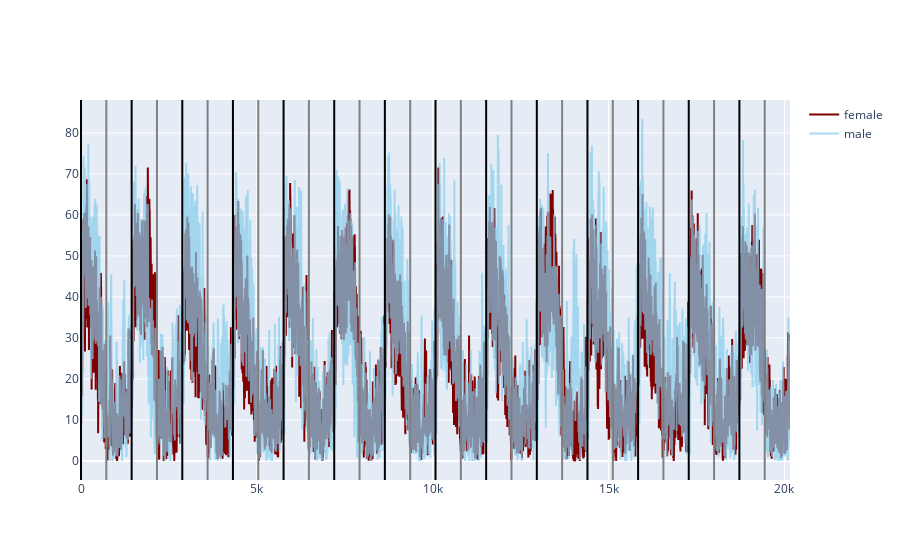

Notebook code cell kept with this figure:
### Code cell
fig = go.Figure()
fig.add_trace(go.Scatter(y = avg_act_f['value'], name = 'female', line_color = 'maroon', opacity = 1))
fig.add_trace(go.Scatter(y = avg_act_m['value'], name = 'male', line_color = 'skyblue', opacity = .7))

total_mins = df['mins'].nunique()
light_times = range(0, total_mins, 720)
for i in range(len(light_times)):
    if i % 2 == 0:
        color = 'black'
    else:
        color = 'grey'
    fig.add_vline(x = light_times[i], line_color = color)

fig.show()

### Figure 1 — Plotly figure (JSON) as saved in the notebook; plotly's stock layout.template omitted (floating-point values rounded to 4 significant figures; data arrays with more than 128 entries replaced by an {"elided": "..."} marker saying what was removed)
{"data": [{"line": {"color": "maroon"}, "name": "female", "opacity": 1, "type": "scatter", "y": {"elided": "20160 float values"}}, {"line": {"color": "skyblue"}, "name": "male", "opacity": 0.7, "type": "scatter", "y": {"elided": "20160 float values"}}], "layout": {"shapes": [{"line": {"color": "black"}, "type": "line", "x0": 0, "x1": 0, "xref": "x", "y0": 0, "y1": 1, "yref": "y domain"}, {"line": {"color": "grey"}, "type": "line", "x0": 720, "x1": 720, "xref": "x", "y0": 0, "y1": 1, "yref": "y domain"}, {"line": {"color": "black"}, "type": "line", "x0": 1440, "x1": 1440, "xref": "x", "y0": 0, "y1": 1, "yref": "y domain"}, {"line": {"color": "grey"}, "type": "line", "x0": 2160, "x1": 2160, "xref": "x", "y0": 0, "y1": 1, "yref": "y domain"}, {"line": {"color": "black"}, "type": "line", "x0": 2880, "x1": 2880, "xref": "x", "y0": 0, "y1": 1, "yref": "y domain"}, {"line": {"color": "grey"}, "type": "line", "x0": 3600, "x1": 3600, "xref": "x", "y0": 0, "y1": 1, "yref": "y domain"}, {"line": {"color": "black"}, "type": "line", "x0": 4320, "x1": 4320, "xref": "x", "y0": 0, "y1": 1, "yref": "y domain"}, {"line": {"color": "grey"}, "type": "line", "x0": 5040, "x1": 5040, "xref": "x", "y0": 0, "y1": 1, "yref": "y domain"}, {"line": {"color": "black"}, "type": "line", "x0": 5760, "x1": 5760, "xref": "x", "y0": 0, "y1": 1, "yref": "y domain"}, {"line": {"color": "grey"}, "type": "line", "x0": 6480, "x1": 6480, "xref": "x", "y0": 0, "y1": 1, "yref": "y domain"}, {"line": {"color": "black"}, "type": "line", "x0": 7200, "x1": 7200, "xref": "x", "y0": 0, "y1": 1, "yref": "y domain"}, {"line": {"color": "grey"}, "type": "line", "x0": 7920, "x1": 7920, "xref": "x", "y0": 0, "y1": 1, "yref": "y domain"}, {"line": {"color": "black"}, "type": "line", "x0": 8640, "x1": 8640, "xref": "x", "y0": 0, "y1": 1, "yref": "y domain"}, {"line": {"color": "grey"}, "type": "line", "x0": 9360, "x1": 9360, "xref": "x", "y0": 0, "y1": 1, "yref": "y domain"}, {"line": {"color": "black"}, "type": "line", "x0": 10080, "x1": 10080, "xref": "x", "y0": 0, "y1": 1, "yref": "y domain"}, {"line": {"color": "grey"}, "type": "line", "x0": 10800, "x1": 10800, "xref": "x", "y0": 0, "y1": 1, "yref": "y domain"}, {"line": {"color": "black"}, "type": "line", "x0": 11520, "x1": 11520, "xref": "x", "y0": 0, "y1": 1, "yref": "y domain"}, {"line": {"color": "grey"}, "type": "line", "x0": 12240, "x1": 12240, "xref": "x", "y0": 0, "y1": 1, "yref": "y domain"}, {"line": {"color": "black"}, "type": "line", "x0": 12960, "x1": 12960, "xref": "x", "y0": 0, "y1": 1, "yref": "y domain"}, {"line": {"color": "grey"}, "type": "line", "x0": 13680, "x1": 13680, "xref": "x", "y0": 0, "y1": 1, "yref": "y domain"}, {"line": {"color": "black"}, "type": "line", "x0": 14400, "x1": 14400, "xref": "x", "y0": 0, "y1": 1, "yref": "y domain"}, {"line": {"color": "grey"}, "type": "line", "x0": 15120, "x1": 15120, "xref": "x", "y0": 0, "y1": 1, "yref": "y domain"}, {"line": {"color": "black"}, "type": "line", "x0": 15840, "x1": 15840, "xref": "x", "y0": 0, "y1": 1, "yref": "y domain"}, {"line": {"color": "grey"}, "type": "line", "x0": 16560, "x1": 16560, "xref": "x", "y0": 0, "y1": 1, "yref": "y domain"}, {"line": {"color": "black"}, "type": "line", "x0": 17280, "x1": 17280, "xref": "x", "y0": 0, "y1": 1, "yref": "y domain"}, {"line": {"color": "grey"}, "type": "line", "x0": 18000, "x1": 18000, "xref": "x", "y0": 0, "y1": 1, "yref": "y domain"}, {"line": {"color": "black"}, "type": "line", "x0": 18720, "x1": 18720, "xref": "x", "y0": 0, "y1": 1, "yref": "y domain"}, {"line": {"color": "grey"}, "type": "line", "x0": 19440, "x1": 19440, "xref": "x", "y0": 0, "y1": 1, "yref": "y domain"}]}}
